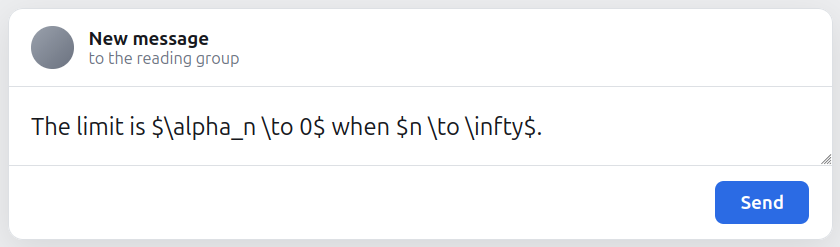
#> input picture images/screenshot/alpha_light_pre.png, 840 x 247 px; its folder holds 4 pictures in this run
$ python build-slides.py
#> lines starting #> are read from the running program, lines starting #| are printed output that depends on the picture; pictures that were not available may be replaced by others from this repository, and a replacement may not be noted
#!/usr/bin/env python3
"""Builds the home page slideshow from images/screenshot/.

The captures come in two shapes and neither is a slide on its own:

  images/screenshot/<name>_<theme>_pre.png / _conv.png
                                       the same text before and after converting
  images/subset_<theme>.webm           a recording of a command being suggested,
                                       which lives beside the pages because the home
                                       page plays it as well

A pair becomes one picture with the shortcut drawn between its two halves, so a
still can show something that happens in place. The recording becomes one
picture with three of its frames down the left and the two shortcuts named down
the right. Every slide is padded to the same 1280x680, so the page does not
change height as you click through, and each takes its ground and its ink from
the capture itself.

Needs gst-launch-1.0 for the recording. Run: python3 tools/build-slides.py
"""

from PIL import Image, ImageDraw, ImageFont
import os, shutil, subprocess, sys, tempfile

ROOT   = os.path.dirname(os.path.dirname(os.path.abspath(__file__)))
SHOTS  = os.path.join(ROOT, "images/screenshot")
IMAGES = os.path.join(ROOT, "images")
BOLD   = "/usr/share/fonts/truetype/dejavu/DejaVuSans-Bold.ttf"
SANS   = "/usr/share/fonts/truetype/dejavu/DejaVuSans.ttf"

SLIDE_W, SLIDE_H = 1280, 680
GREEN = {"light": (10, 101, 77), "dark": (34, 185, 141)}

# Which frames of the recording to use, and where the text box and the open suggestion
# list sit inside one. Both are measured against images/subset_*.webm as it is now --
# 839x269, 162 frames -- so re-record it and these have to be measured again. The slide
# comes out wrong rather than failing, so look at it afterwards.
FRAMES   = {"typing": 76, "chosen": 108, "converted": 136}
BOX      = (0, 2, 839, 96)
BOX_LIST = (0, 2, 839, 269)


def palette(im):
    """Ground, ink and keycap colours, read off the capture's own background."""
    ground = im.convert("RGB").getpixel((im.width - 3, im.height - 3))
    dark = sum(ground) / 3 < 128
    return {
        "ground":  ground,
        "ink":     (235, 240, 238) if dark else (22, 33, 29),
        "soft":    (150, 162, 157) if dark else (92, 107, 100),
        "cap":     (43, 48, 56)    if dark else (255, 255, 255),
        "capEdge": (72, 80, 90)    if dark else (176, 187, 182),
        "capShad": (10, 12, 16)    if dark else (206, 214, 210),
        "accent":  GREEN["dark" if dark else "light"],
    }


def keycap(d, xy, label, p, fh=21):
    f = ImageFont.truetype(BOLD, fh)
    px, py = 13, 8
    x, y = xy
    w, h = d.textlength(label, font=f) + 2 * px, fh + 2 * py
    d.rounded_rectangle([x, y + 3, x + w, y + h + 3], 7, fill=p["capShad"])
    d.rounded_rectangle([x, y, x + w, y + h], 7, fill=p["cap"], outline=p["capEdge"])
    d.text((x + px, y + py - 3), label, font=f, fill=p["ink"])
    return w, h


def shortcut(d, xy, keys, note, p, wrap=None):
    """The keys, then what they do. Wrapped under the keys when wrap is given."""
    x0, y = xy
    x, h = x0, 0
    fplus, fnote = ImageFont.truetype(SANS, 19), ImageFont.truetype(SANS, 19)
    for i, k in enumerate(keys):
        w, h = keycap(d, (x, y), k, p)
        x += w
        if i < len(keys) - 1:
            d.text((x + 5, y + 7), "+", font=fplus, fill=p["soft"])
            x += 21
    if wrap is None:
        d.text((x + 22, y + 9), note, font=fnote, fill=p["accent"])
        return
    line, lines = "", []
    for word in note.split():
        trial = (line + " " + word).strip()
        if d.textlength(trial, font=fnote) > wrap:
            lines.append(line); line = word
        else:
            line = trial
    lines.append(line)
    ty = y + h + 12
    for l in lines:
        d.text((x0, ty), l, font=fnote, fill=p["accent"])
        ty += 26


def measure(note, keys):
    """Width of a one-line shortcut, so it can be centred."""
    d = ImageDraw.Draw(Image.new("RGB", (1, 1)))
    fb, fn = ImageFont.truetype(BOLD, 21), ImageFont.truetype(SANS, 19)
    return (sum(d.textlength(k, font=fb) + 26 for k in keys)
            + (len(keys) - 1) * 21 + 22 + d.textlength(note, font=fn))


def from_pair(name, note, theme):
#> called with name = 'alpha', note = 'converts where you are writing', theme = 'light'
    a = Image.open(f"{SHOTS}/{name}_{theme}_pre.png").convert("RGB")
    b = Image.open(f"{SHOTS}/{name}_{theme}_conv.png").convert("RGB")
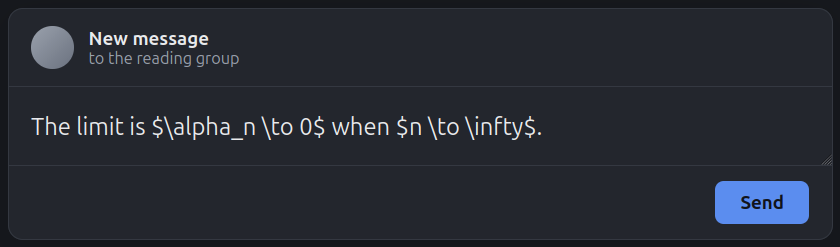
#> input picture images/screenshot/alpha_dark_pre.png, 840 x 247 px, given in place of alpha_light_conv.png, which was not available
    p = palette(a)
#> in palette, `ground = im.convert("RGB").getpixel((im.width - 3, im.height - 3))`: ground = (231, 232, 234)
#> in palette, `dark = sum(ground) / 3 < 128`: dark = False
#> p = {'ground': (231, 232, 234), 'ink': (22, 33, 29), 'soft': (92, 107, 100), 'cap': (255, 255, 255), 'capEdge': (176, 187, 182), 'capShad': (206, 214, 210), 'accent': (10, 101, 77)}
    band = 74
    im = Image.new("RGB", (a.width, a.height + band + b.height), p["ground"])
    im.paste(a, (0, 0)); im.paste(b, (0, a.height + band))
#> after `im.paste(a, (0, 0))`:
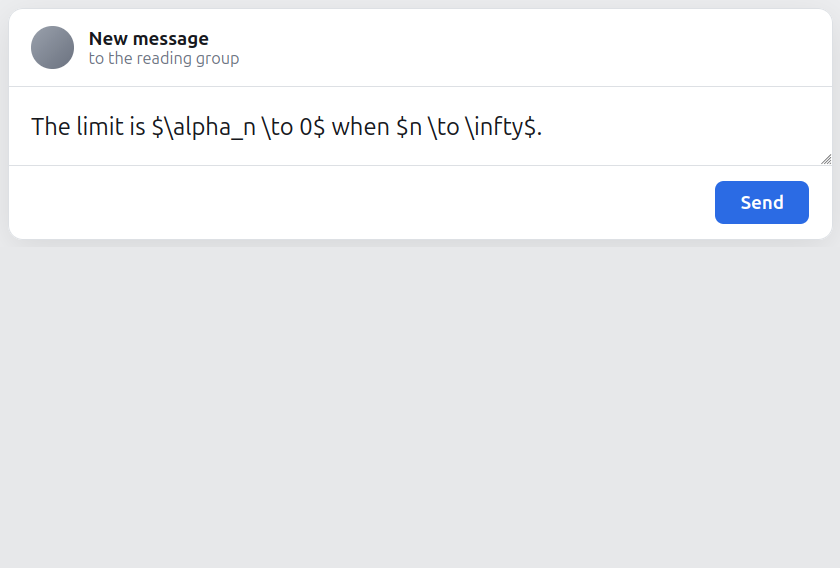
#> im: PIL image 840x568 RGB; mean R, G, B 236.7, 237.9, 240.1
#> after `im.paste(b, (0, a.height + band))`:
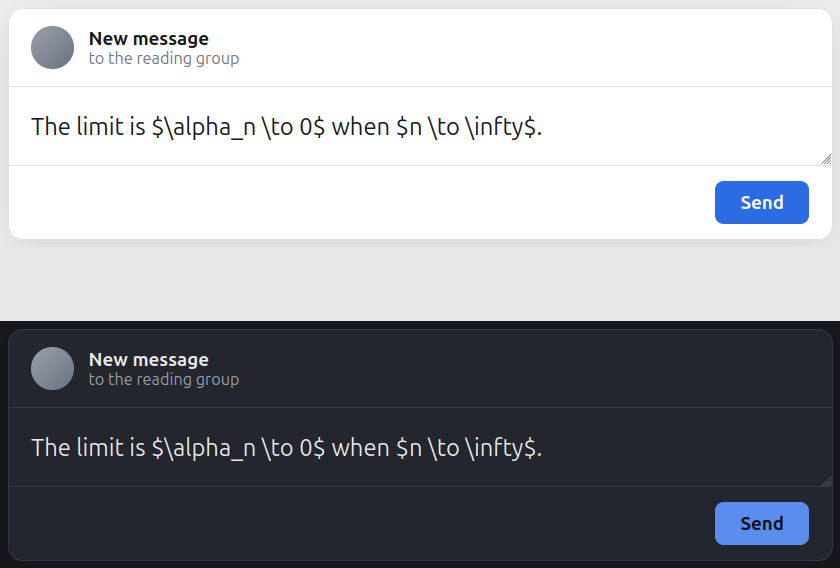
#> im: PIL image 840x568 RGB; mean R, G, B 153.1, 155.5, 160.5
    keys = ["Alt", "Shift", "W"]
    shortcut(ImageDraw.Draw(im),
             (int((a.width - measure(note, keys)) // 2), a.height + (band - 37) // 2),
             keys, note, p)
#> the loop in shortcut, `for i, k in enumerate(keys):` made 3 passes
#> (w, x) on passes 1 to 3: (59.48, 224.5), (82.45, 327.9), (49.16, 377.1)
#> after the loop in shortcut, `for i, k in enumerate(keys):`: x = 377.1
    return im


def from_recording(theme, frames_dir):
    stages = [
        Image.open(f"{frames_dir}/f{FRAMES['typing']:04d}.png").convert("RGB").crop(BOX_LIST),
        Image.open(f"{frames_dir}/f{FRAMES['chosen']:04d}.png").convert("RGB").crop(BOX),
        Image.open(f"{frames_dir}/f{FRAMES['converted']:04d}.png").convert("RGB").crop(BOX),
    ]
    p = palette(stages[1])
    gap, right, padx, pady = 10, 400, 26, 26
    height = sum(s.height for s in stages) + gap * (len(stages) - 1)
    im = Image.new("RGB", (stages[0].width + right + padx, height + 2 * pady), p["ground"])
    d = ImageDraw.Draw(im)
    tops, y = [], pady
    for s in stages:
        im.paste(s, (0, y)); tops.append(y); y += s.height + gap
    x = stages[0].width + padx - 14
    shortcut(d, (x, tops[0] + 40), ["Alt", "Shift", "C"],
             "suggests commands as you write", p, wrap=right - 30)
    shortcut(d, (x, tops[2] + 8), ["Alt", "Shift", "W"],
             "converts where you are writing", p, wrap=right - 30)
    return im


def to_slide(im, out):
    """Same canvas for every slide, and never enlarged: a screenshot scaled up is a
       blurred screenshot."""
#> called with out = 'images/slide_alpha_light.png'
    ground = im.getpixel((im.width - 3, im.height - 3))
#> ground = (21, 23, 28)
    if im.width > SLIDE_W or im.height > SLIDE_H:
        r = min(SLIDE_W / im.width, SLIDE_H / im.height)
        im = im.resize((int(im.width * r), int(im.height * r)), Image.LANCZOS)
    canvas = Image.new("RGB", (SLIDE_W, SLIDE_H), ground)
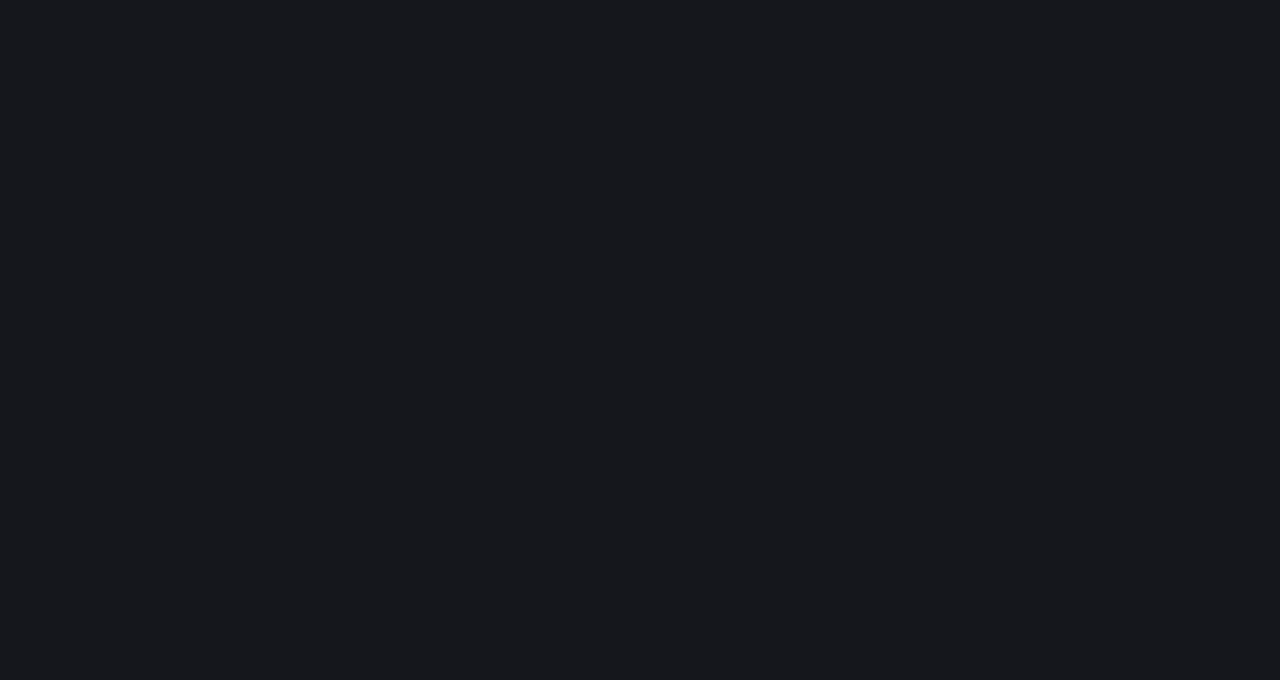
#> canvas: PIL image 1280x680 RGB; mean R, G, B 21, 23, 28
    canvas.paste(im, ((SLIDE_W - im.width) // 2, (SLIDE_H - im.height) // 2))
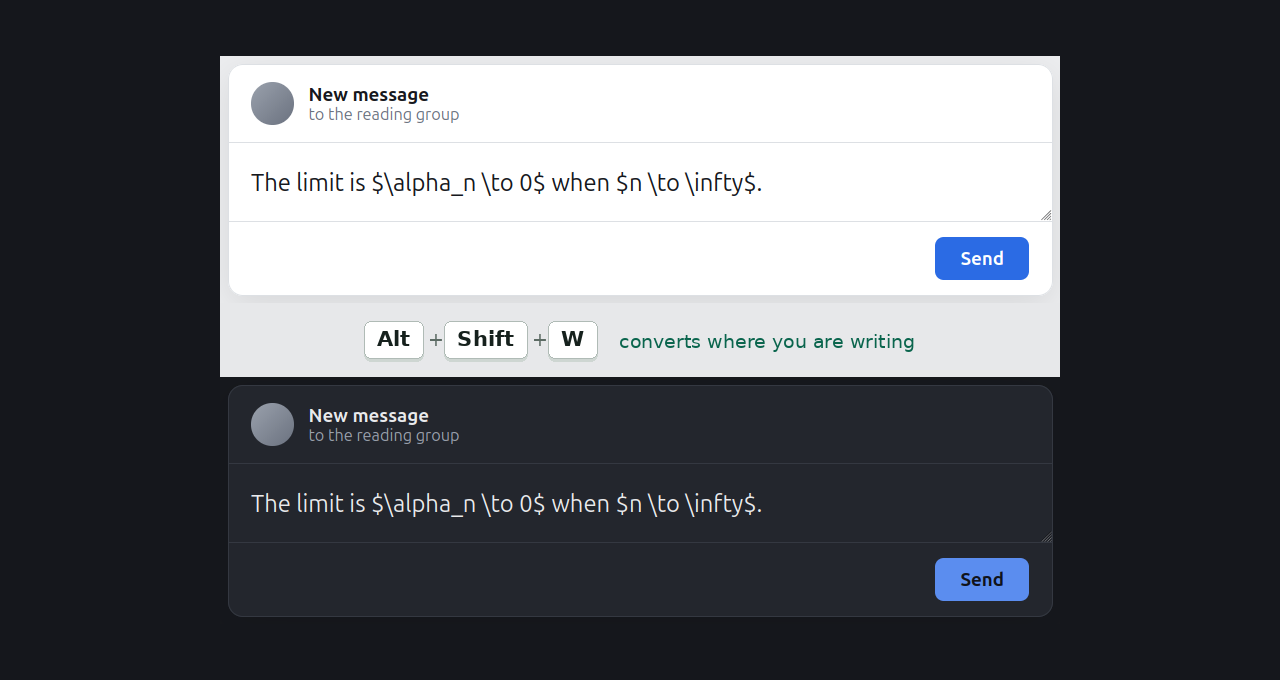
#> canvas: PIL image 1280x680 RGB; mean R, G, B 93, 95.4, 100.3
    canvas.save(out, optimize=True)
    return os.path.getsize(out)


def frames_of(webm, into):
    os.makedirs(into, exist_ok=True)
    subprocess.run(["gst-launch-1.0", "-q", "filesrc", "location=" + webm,
                    "!", "decodebin", "!", "videoconvert", "!", "pngenc",
                    "!", "multifilesink", "location=" + into + "/f%04d.png"],
                   check=True, capture_output=True, timeout=120)


PAIRS = [
    ("alpha", "converts where you are writing"),
    ("oint",  "converts where you are writing"),
    ("built", "build your own commands easily"),
    ("chess", "850 commands, more than just math"),
]

def main():
    total = 0
    with tempfile.TemporaryDirectory() as tmp:
        for theme in ("light", "dark"):
            for name, note in PAIRS:
                out = f"{IMAGES}/slide_{name}_{theme}.png"
                total += to_slide(from_pair(name, note, theme), out)
                print(f"  {os.path.basename(out):32} {os.path.getsize(out)/1024:6.0f} KB")
            frames_of(f"{IMAGES}/subset_{theme}.webm", f"{tmp}/{theme}")
            out = f"{IMAGES}/slide_completion_{theme}.png"
            total += to_slide(from_recording(theme, f"{tmp}/{theme}"), out)
            print(f"  {os.path.basename(out):32} {os.path.getsize(out)/1024:6.0f} KB")
            # the popup needs no drawing on, only the same canvas as the rest
            out = f"{IMAGES}/slide_popup_{theme}.png"
            total += to_slide(Image.open(f"{SHOTS}/popup_{theme}.png").convert("RGB"), out)
            print(f"  {os.path.basename(out):32} {os.path.getsize(out)/1024:6.0f} KB")
    print(f"\n  {total/1024:.0f} KB for all twelve; a visit fetches one")

if __name__ == "__main__":
#> (the run stopped early here; a loop or call above may not have finished)
